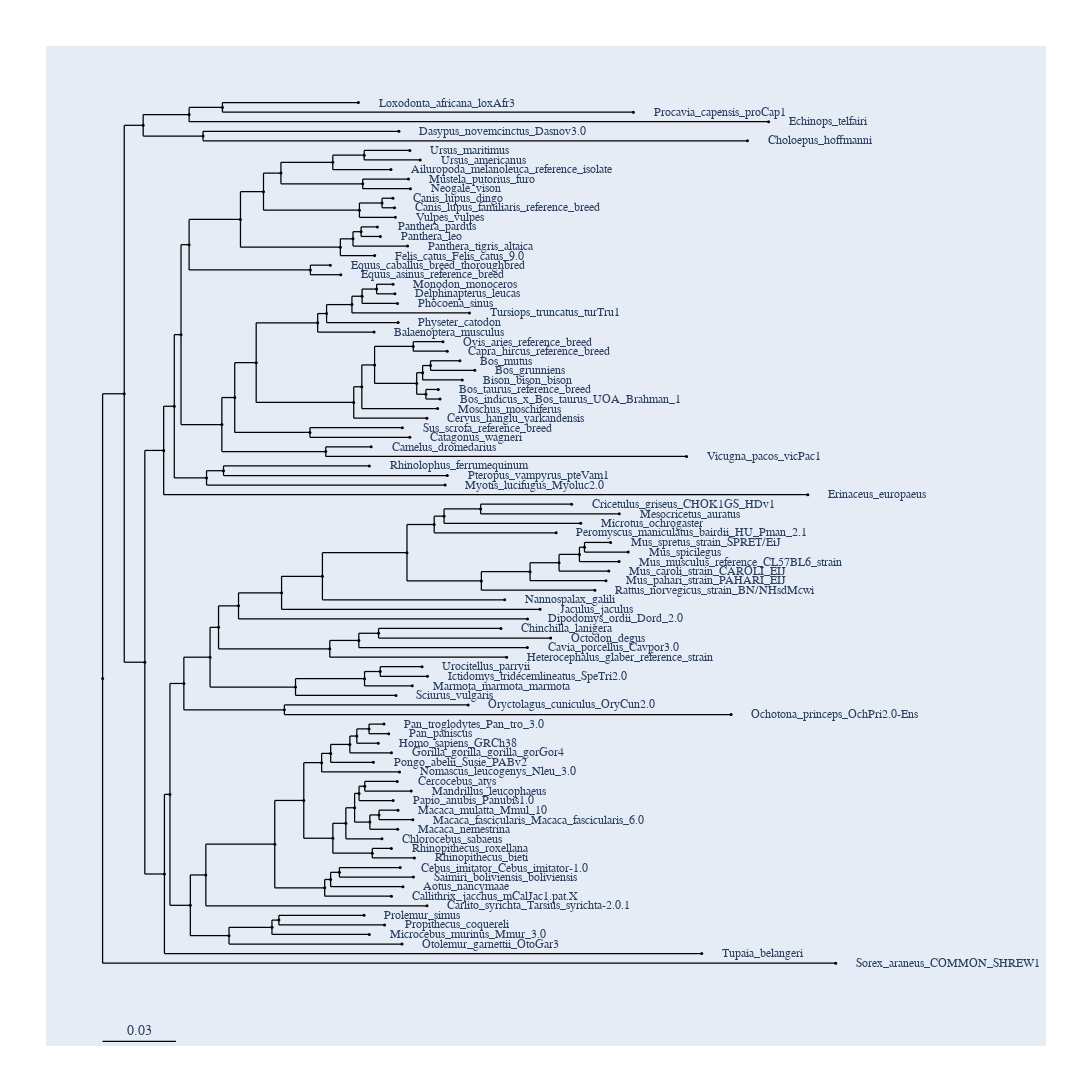

Notebook code cell kept with this figure:
### Code cell
path_mammal = '/Users/gulugulu/repos/PuningAnalysis/data/dataset2_ensemble_trees/raw_data/tree_nh_file/91_eutherian_mammals_EPO-Extended_default.nh'
tree_mammal= load_tree(path_mammal, format=None, underscore_unmunge=False)
tree_mammal.get_figure(show_support=True, threshold=0.8, height = 2500, width = 1500)

### Figure 1 — Plotly figure (JSON) as saved in the notebook; plotly's stock layout.template omitted (floating-point values rounded to 4 significant figures; data arrays with more than 128 entries replaced by an {"elided": "..."} marker saying what was removed)
{"data": [{"line": {"color": "black", "shape": "spline", "smoothing": 1.3, "width": 1.25}, "mode": "lines", "showlegend": false, "type": "scatter", "x": {"elided": "1082 float values"}, "y": {"elided": "1082 float values"}}, {"hoverinfo": "text", "marker": {"color": "black", "size": 3, "symbol": "circle"}, "mode": "markers", "showlegend": false, "text": {"elided": "181 str values"}, "type": "scatter", "x": {"elided": "181 float values"}, "y": {"elided": "181 float values"}}], "layout": {"annotations": [{"font": {"family": "Inconsolata, monospace", "size": 12}, "showarrow": false, "text": "Loxodonta_africana_loxAfr3", "textangle": 0, "x": 0.1308, "xanchor": "left", "xref": "x", "y": 58.5, "yref": "y"}, {"font": {"family": "Inconsolata, monospace", "size": 12}, "showarrow": false, "text": "Procavia_capensis_proCap1", "textangle": 0, "x": 0.2621, "xanchor": "left", "xref": "x", "y": 57.2, "yref": "y"}, {"font": {"family": "Inconsolata, monospace", "size": 12}, "showarrow": false, "text": "Echinops_telfairi", "textangle": 0, "x": 0.3266, "xanchor": "left", "xref": "x", "y": 55.9, "yref": "y"}, {"font": {"family": "Inconsolata, monospace", "size": 12}, "showarrow": false, "text": "Dasypus_novemcinctus_Dasnov3.0", "textangle": 0, "x": 0.1502, "xanchor": "left", "xref": "x", "y": 54.6, "yref": "y"}, {"font": {"family": "Inconsolata, monospace", "size": 12}, "showarrow": false, "text": "Choloepus_hoffmanni", "textangle": 0, "x": 0.3165, "xanchor": "left", "xref": "x", "y": 53.3, "yref": "y"}, {"font": {"family": "Inconsolata, monospace", "size": 12}, "showarrow": false, "text": "Ursus_maritimus", "textangle": 0, "x": 0.1554, "xanchor": "left", "xref": "x", "y": 52, "yref": "y"}, {"font": {"family": "Inconsolata, monospace", "size": 12}, "showarrow": false, "text": "Ursus_americanus", "textangle": 0, "x": 0.1603, "xanchor": "left", "xref": "x", "y": 50.7, "yref": "y"}, {"font": {"family": "Inconsolata, monospace", "size": 12}, "showarrow": false, "text": "Ailuropoda_melanoleuca_reference_isolate", "textangle": 0, "x": 0.1464, "xanchor": "left", "xref": "x", "y": 49.4, "yref": "y"}, {"font": {"family": "Inconsolata, monospace", "size": 12}, "showarrow": false, "text": "Mustela_putorius_furo", "textangle": 0, "x": 0.1548, "xanchor": "left", "xref": "x", "y": 48.1, "yref": "y"}, {"font": {"family": "Inconsolata, monospace", "size": 12}, "showarrow": false, "text": "Neogale_vison", "textangle": 0, "x": 0.1557, "xanchor": "left", "xref": "x", "y": 46.8, "yref": "y"}, {"font": {"family": "Inconsolata, monospace", "size": 12}, "showarrow": false, "text": "Canis_lupus_dingo", "textangle": 0, "x": 0.1473, "xanchor": "left", "xref": "x", "y": 45.5, "yref": "y"}, {"font": {"family": "Inconsolata, monospace", "size": 12}, "showarrow": false, "text": "Canis_lupus_familiaris_reference_breed", "textangle": 0, "x": 0.1481, "xanchor": "left", "xref": "x", "y": 44.2, "yref": "y"}, {"font": {"family": "Inconsolata, monospace", "size": 12}, "showarrow": false, "text": "Vulpes_vulpes", "textangle": 0, "x": 0.1485, "xanchor": "left", "xref": "x", "y": 42.9, "yref": "y"}, {"font": {"family": "Inconsolata, monospace", "size": 12}, "showarrow": false, "text": "Panthera_pardus", "textangle": 0, "x": 0.1399, "xanchor": "left", "xref": "x", "y": 41.6, "yref": "y"}, {"font": {"family": "Inconsolata, monospace", "size": 12}, "showarrow": false, "text": "Panthera_leo", "textangle": 0, "x": 0.1413, "xanchor": "left", "xref": "x", "y": 40.3, "yref": "y"}, {"font": {"family": "Inconsolata, monospace", "size": 12}, "showarrow": false, "text": "Panthera_tigris_altaica", "textangle": 0, "x": 0.1543, "xanchor": "left", "xref": "x", "y": 39, "yref": "y"}, {"font": {"family": "Inconsolata, monospace", "size": 12}, "showarrow": false, "text": "Felis_catus_Felis_catus_9.0", "textangle": 0, "x": 0.1386, "xanchor": "left", "xref": "x", "y": 37.7, "yref": "y"}, {"font": {"family": "Inconsolata, monospace", "size": 12}, "showarrow": false, "text": "Equus_caballus_breed_thoroughbred", "textangle": 0, "x": 0.1175, "xanchor": "left", "xref": "x", "y": 36.4, "yref": "y"}, {"font": {"family": "Inconsolata, monospace", "size": 12}, "showarrow": false, "text": "Equus_asinus_reference_breed", "textangle": 0, "x": 0.1224, "xanchor": "left", "xref": "x", "y": 35.1, "yref": "y"}, {"font": {"family": "Inconsolata, monospace", "size": 12}, "showarrow": false, "text": "Monodon_monoceros", "textangle": 0, "x": 0.1474, "xanchor": "left", "xref": "x", "y": 33.8, "yref": "y"}, {"font": {"family": "Inconsolata, monospace", "size": 12}, "showarrow": false, "text": "Delphinapterus_leucas", "textangle": 0, "x": 0.1483, "xanchor": "left", "xref": "x", "y": 32.5, "yref": "y"}, {"font": {"family": "Inconsolata, monospace", "size": 12}, "showarrow": false, "text": "Phocoena_sinus", "textangle": 0, "x": 0.1495, "xanchor": "left", "xref": "x", "y": 31.2, "yref": "y"}, {"font": {"family": "Inconsolata, monospace", "size": 12}, "showarrow": false, "text": "Tursiops_truncatus_turTru1", "textangle": 0, "x": 0.1839, "xanchor": "left", "xref": "x", "y": 29.9, "yref": "y"}, {"font": {"family": "Inconsolata, monospace", "size": 12}, "showarrow": false, "text": "Physeter_catodon", "textangle": 0, "x": 0.1498, "xanchor": "left", "xref": "x", "y": 28.6, "yref": "y"}, {"font": {"family": "Inconsolata, monospace", "size": 12}, "showarrow": false, "text": "Balaenoptera_musculus", "textangle": 0, "x": 0.1383, "xanchor": "left", "xref": "x", "y": 27.3, "yref": "y"}, {"font": {"family": "Inconsolata, monospace", "size": 12}, "showarrow": false, "text": "Ovis_aries_reference_breed", "textangle": 0, "x": 0.1712, "xanchor": "left", "xref": "x", "y": 26, "yref": "y"}, {"font": {"family": "Inconsolata, monospace", "size": 12}, "showarrow": false, "text": "Capra_hircus_reference_breed", "textangle": 0, "x": 0.1732, "xanchor": "left", "xref": "x", "y": 24.7, "yref": "y"}, {"font": {"family": "Inconsolata, monospace", "size": 12}, "showarrow": false, "text": "Bos_mutus", "textangle": 0, "x": 0.1793, "xanchor": "left", "xref": "x", "y": 23.4, "yref": "y"}, {"font": {"family": "Inconsolata, monospace", "size": 12}, "showarrow": false, "text": "Bos_grunniens", "textangle": 0, "x": 0.1864, "xanchor": "left", "xref": "x", "y": 22.1, "yref": "y"}, {"font": {"family": "Inconsolata, monospace", "size": 12}, "showarrow": false, "text": "Bison_bison_bison", "textangle": 0, "x": 0.1804, "xanchor": "left", "xref": "x", "y": 20.8, "yref": "y"}, {"font": {"family": "Inconsolata, monospace", "size": 12}, "showarrow": false, "text": "Bos_taurus_reference_breed", "textangle": 0, "x": 0.1689, "xanchor": "left", "xref": "x", "y": 19.5, "yref": "y"}, {"font": {"family": "Inconsolata, monospace", "size": 12}, "showarrow": false, "text": "Bos_indicus_x_Bos_taurus_UOA_Brahman_1", "textangle": 0, "x": 0.1698, "xanchor": "left", "xref": "x", "y": 18.2, "yref": "y"}, {"font": {"family": "Inconsolata, monospace", "size": 12}, "showarrow": false, "text": "Moschus_moschiferus", "textangle": 0, "x": 0.1686, "xanchor": "left", "xref": "x", "y": 16.9, "yref": "y"}, {"font": {"family": "Inconsolata, monospace", "size": 12}, "showarrow": false, "text": "Cervus_hanglu_yarkandensis", "textangle": 0, "x": 0.1635, "xanchor": "left", "xref": "x", "y": 15.6, "yref": "y"}, {"font": {"family": "Inconsolata, monospace", "size": 12}, "showarrow": false, "text": "Sus_scrofa_reference_breed", "textangle": 0, "x": 0.1518, "xanchor": "left", "xref": "x", "y": 14.3, "yref": "y"}, {"font": {"family": "Inconsolata, monospace", "size": 12}, "showarrow": false, "text": "Catagonus_wagneri", "textangle": 0, "x": 0.1554, "xanchor": "left", "xref": "x", "y": 13, "yref": "y"}, {"font": {"family": "Inconsolata, monospace", "size": 12}, "showarrow": false, "text": "Camelus_dromedarius", "textangle": 0, "x": 0.1369, "xanchor": "left", "xref": "x", "y": 11.7, "yref": "y"}, {"font": {"family": "Inconsolata, monospace", "size": 12}, "showarrow": false, "text": "Vicugna_pacos_vicPac1", "textangle": 0, "x": 0.2875, "xanchor": "left", "xref": "x", "y": 10.4, "yref": "y"}, {"font": {"family": "Inconsolata, monospace", "size": 12}, "showarrow": false, "text": "Rhinolophus_ferrumequinum", "textangle": 0, "x": 0.1361, "xanchor": "left", "xref": "x", "y": 9.1, "yref": "y"}, {"font": {"family": "Inconsolata, monospace", "size": 12}, "showarrow": false, "text": "Pteropus_vampyrus_pteVam1", "textangle": 0, "x": 0.1733, "xanchor": "left", "xref": "x", "y": 7.8, "yref": "y"}, {"font": {"family": "Inconsolata, monospace", "size": 12}, "showarrow": false, "text": "Myotis_lucifugus_Myoluc2.0", "textangle": 0, "x": 0.1722, "xanchor": "left", "xref": "x", "y": 6.5, "yref": "y"}, {"font": {"family": "Inconsolata, monospace", "size": 12}, "showarrow": false, "text": "Erinaceus_europaeus", "textangle": 0, "x": 0.3454, "xanchor": "left", "xref": "x", "y": 5.2, "yref": "y"}, {"font": {"family": "Inconsolata, monospace", "size": 12}, "showarrow": false, "text": "Cricetulus_griseus_CHOK1GS_HDv1", "textangle": 0, "x": 0.2326, "xanchor": "left", "xref": "x", "y": 3.9, "yref": "y"}, {"font": {"family": "Inconsolata, monospace", "size": 12}, "showarrow": false, "text": "Mesocricetus_auratus", "textangle": 0, "x": 0.2554, "xanchor": "left", "xref": "x", "y": 2.6, "yref": "y"}, {"font": {"family": "Inconsolata, monospace", "size": 12}, "showarrow": false, "text": "Microtus_ochrogaster", "textangle": 0, "x": 0.2369, "xanchor": "left", "xref": "x", "y": 1.3, "yref": "y"}, {"font": {"family": "Inconsolata, monospace", "size": 12}, "showarrow": false, "text": "Peromyscus_maniculatus_bairdii_HU_Pman_2.1", "textangle": 0, "x": 0.2252, "xanchor": "left", "xref": "x", "y": 0, "yref": "y"}, {"font": {"family": "Inconsolata, monospace", "size": 12}, "showarrow": false, "text": "Mus_spretus_strain_SPRET/EiJ", "textangle": 0, "x": 0.2512, "xanchor": "left", "xref": "x", "y": -1.3, "yref": "y"}, {"font": {"family": "Inconsolata, monospace", "size": 12}, "showarrow": false, "text": "Mus_spicilegus", "textangle": 0, "x": 0.2596, "xanchor": "left", "xref": "x", "y": -2.6, "yref": "y"}, {"font": {"family": "Inconsolata, monospace", "size": 12}, "showarrow": false, "text": "Mus_musculus_reference_CL57BL6_strain", "textangle": 0, "x": 0.2553, "xanchor": "left", "xref": "x", "y": -3.9, "yref": "y"}, {"font": {"family": "Inconsolata, monospace", "size": 12}, "showarrow": false, "text": "Mus_caroli_strain_CAROLI_EIJ", "textangle": 0, "x": 0.2504, "xanchor": "left", "xref": "x", "y": -5.2, "yref": "y"}, {"font": {"family": "Inconsolata, monospace", "size": 12}, "showarrow": false, "text": "Mus_pahari_strain_PAHARI_EIJ", "textangle": 0, "x": 0.249, "xanchor": "left", "xref": "x", "y": -6.5, "yref": "y"}, {"font": {"family": "Inconsolata, monospace", "size": 12}, "showarrow": false, "text": "Rattus_norvegicus_strain_BN/NHsdMcwi", "textangle": 0, "x": 0.2437, "xanchor": "left", "xref": "x", "y": -7.8, "yref": "y"}, {"font": {"family": "Inconsolata, monospace", "size": 12}, "showarrow": false, "text": "Nannospalax_galili", "textangle": 0, "x": 0.2007, "xanchor": "left", "xref": "x", "y": -9.1, "yref": "y"}, {"font": {"family": "Inconsolata, monospace", "size": 12}, "showarrow": false, "text": "Jaculus_jaculus", "textangle": 0, "x": 0.2175, "xanchor": "left", "xref": "x", "y": -10.4, "yref": "y"}, {"font": {"family": "Inconsolata, monospace", "size": 12}, "showarrow": false, "text": "Dipodomys_ordii_Dord_2.0", "textangle": 0, "x": 0.2116, "xanchor": "left", "xref": "x", "y": -11.7, "yref": "y"}, {"font": {"family": "Inconsolata, monospace", "size": 12}, "showarrow": false, "text": "Chinchilla_lanigera", "textangle": 0, "x": 0.1989, "xanchor": "left", "xref": "x", "y": -13, "yref": "y"}, {"font": {"family": "Inconsolata, monospace", "size": 12}, "showarrow": false, "text": "Octodon_degus", "textangle": 0, "x": 0.2226, "xanchor": "left", "xref": "x", "y": -14.3, "yref": "y"}, {"font": {"family": "Inconsolata, monospace", "size": 12}, "showarrow": false, "text": "Cavia_porcellus_Cavpor3.0", "textangle": 0, "x": 0.2115, "xanchor": "left", "xref": "x", "y": -15.6, "yref": "y"}, {"font": {"family": "Inconsolata, monospace", "size": 12}, "showarrow": false, "text": "Heterocephalus_glaber_reference_strain", "textangle": 0, "x": 0.2016, "xanchor": "left", "xref": "x", "y": -16.9, "yref": "y"}, {"font": {"family": "Inconsolata, monospace", "size": 12}, "showarrow": false, "text": "Urocitellus_parryii", "textangle": 0, "x": 0.1612, "xanchor": "left", "xref": "x", "y": -18.2, "yref": "y"}, {"font": {"family": "Inconsolata, monospace", "size": 12}, "showarrow": false, "text": "Ictidomys_tridecemlineatus_SpeTri2.0", "textangle": 0, "x": 0.1638, "xanchor": "left", "xref": "x", "y": -19.5, "yref": "y"}, {"font": {"family": "Inconsolata, monospace", "size": 12}, "showarrow": false, "text": "Marmota_marmota_marmota", "textangle": 0, "x": 0.1565, "xanchor": "left", "xref": "x", "y": -20.8, "yref": "y"}, {"font": {"family": "Inconsolata, monospace", "size": 12}, "showarrow": false, "text": "Sciurus_vulgaris", "textangle": 0, "x": 0.1488, "xanchor": "left", "xref": "x", "y": -22.1, "yref": "y"}, {"font": {"family": "Inconsolata, monospace", "size": 12}, "showarrow": false, "text": "Oryctolagus_cuniculus_OryCun2.0", "textangle": 0, "x": 0.1832, "xanchor": "left", "xref": "x", "y": -23.4, "yref": "y"}, {"font": {"family": "Inconsolata, monospace", "size": 12}, "showarrow": false, "text": "Ochotona_princeps_OchPri2.0-Ens", "textangle": 0, "x": 0.3087, "xanchor": "left", "xref": "x", "y": -24.7, "yref": "y"}, {"font": {"family": "Inconsolata, monospace", "size": 12}, "showarrow": false, "text": "Pan_troglodytes_Pan_tro_3.0", "textangle": 0, "x": 0.143, "xanchor": "left", "xref": "x", "y": -26, "yref": "y"}, {"font": {"family": "Inconsolata, monospace", "size": 12}, "showarrow": false, "text": "Pan_paniscus", "textangle": 0, "x": 0.1453, "xanchor": "left", "xref": "x", "y": -27.3, "yref": "y"}, {"font": {"family": "Inconsolata, monospace", "size": 12}, "showarrow": false, "text": "Homo_sapiens_GRCh38", "textangle": 0, "x": 0.1403, "xanchor": "left", "xref": "x", "y": -28.6, "yref": "y"}, {"font": {"family": "Inconsolata, monospace", "size": 12}, "showarrow": false, "text": "Gorilla_gorilla_gorilla_gorGor4", "textangle": 0, "x": 0.1466, "xanchor": "left", "xref": "x", "y": -29.9, "yref": "y"}, {"font": {"family": "Inconsolata, monospace", "size": 12}, "showarrow": false, "text": "Pongo_abelii_Susie_PABv2", "textangle": 0, "x": 0.138, "xanchor": "left", "xref": "x", "y": -31.2, "yref": "y"}, {"font": {"family": "Inconsolata, monospace", "size": 12}, "showarrow": false, "text": "Nomascus_leucogenys_Nleu_3.0", "textangle": 0, "x": 0.1505, "xanchor": "left", "xref": "x", "y": -32.5, "yref": "y"}, {"font": {"family": "Inconsolata, monospace", "size": 12}, "showarrow": false, "text": "Cercocebus_atys", "textangle": 0, "x": 0.1494, "xanchor": "left", "xref": "x", "y": -33.8, "yref": "y"}, {"font": {"family": "Inconsolata, monospace", "size": 12}, "showarrow": false, "text": "Mandrillus_leucophaeus", "textangle": 0, "x": 0.156, "xanchor": "left", "xref": "x", "y": -35.1, "yref": "y"}, {"font": {"family": "Inconsolata, monospace", "size": 12}, "showarrow": false, "text": "Papio_anubis_Panubis1.0", "textangle": 0, "x": 0.1474, "xanchor": "left", "xref": "x", "y": -36.4, "yref": "y"}, {"font": {"family": "Inconsolata, monospace", "size": 12}, "showarrow": false, "text": "Macaca_mulatta_Mmul_10", "textangle": 0, "x": 0.1497, "xanchor": "left", "xref": "x", "y": -37.7, "yref": "y"}, {"font": {"family": "Inconsolata, monospace", "size": 12}, "showarrow": false, "text": "Macaca_fascicularis_Macaca_fascicularis_6.0", "textangle": 0, "x": 0.1568, "xanchor": "left", "xref": "x", "y": -39, "yref": "y"}, {"font": {"family": "Inconsolata, monospace", "size": 12}, "showarrow": false, "text": "Macaca_nemestrina", "textangle": 0, "x": 0.1496, "xanchor": "left", "xref": "x", "y": -40.3, "yref": "y"}, {"font": {"family": "Inconsolata, monospace", "size": 12}, "showarrow": false, "text": "Chlorocebus_sabaeus", "textangle": 0, "x": 0.1421, "xanchor": "left", "xref": "x", "y": -41.6, "yref": "y"}, {"font": {"family": "Inconsolata, monospace", "size": 12}, "showarrow": false, "text": "Rhinopithecus_roxellana", "textangle": 0, "x": 0.1466, "xanchor": "left", "xref": "x", "y": -42.9, "yref": "y"}, {"font": {"family": "Inconsolata, monospace", "size": 12}, "showarrow": false, "text": "Rhinopithecus_bieti", "textangle": 0, "x": 0.1575, "xanchor": "left", "xref": "x", "y": -44.2, "yref": "y"}, {"font": {"family": "Inconsolata, monospace", "size": 12}, "showarrow": false, "text": "Cebus_imitator_Cebus_imitator-1.0", "textangle": 0, "x": 0.1508, "xanchor": "left", "xref": "x", "y": -45.5, "yref": "y"}, {"font": {"family": "Inconsolata, monospace", "size": 12}, "showarrow": false, "text": "Saimiri_boliviensis_boliviensis", "textangle": 0, "x": 0.1571, "xanchor": "left", "xref": "x", "y": -46.8, "yref": "y"}, {"font": {"family": "Inconsolata, monospace", "size": 12}, "showarrow": false, "text": "Aotus_nancymaae", "textangle": 0, "x": 0.1521, "xanchor": "left", "xref": "x", "y": -48.1, "yref": "y"}, {"font": {"family": "Inconsolata, monospace", "size": 12}, "showarrow": false, "text": "Callithrix_jacchus_mCalJac1.pat.X", "textangle": 0, "x": 0.1466, "xanchor": "left", "xref": "x", "y": -49.4, "yref": "y"}, {"font": {"family": "Inconsolata, monospace", "size": 12}, "showarrow": false, "text": "Carlito_syrichta_Tarsius_syrichta-2.0.1", "textangle": 0, "x": 0.1636, "xanchor": "left", "xref": "x", "y": -50.7, "yref": "y"}, {"font": {"family": "Inconsolata, monospace", "size": 12}, "showarrow": false, "text": "Prolemur_simus", "textangle": 0, "x": 0.1335, "xanchor": "left", "xref": "x", "y": -52, "yref": "y"}, {"font": {"family": "Inconsolata, monospace", "size": 12}, "showarrow": false, "text": "Propithecus_coquereli", "textangle": 0, "x": 0.1433, "xanchor": "left", "xref": "x", "y": -53.3, "yref": "y"}, {"font": {"family": "Inconsolata, monospace", "size": 12}, "showarrow": false, "text": "Microcebus_murinus_Mmur_3.0", "textangle": 0, "x": 0.1361, "xanchor": "left", "xref": "x", "y": -54.6, "yref": "y"}, {"font": {"family": "Inconsolata, monospace", "size": 12}, "showarrow": false, "text": "Otolemur_garnettii_OtoGar3", "textangle": 0, "x": 0.1517, "xanchor": "left", "xref": "x", "y": -55.9, "yref": "y"}, {"font": {"family": "Inconsolata, monospace", "size": 12}, "showarrow": false, "text": "Tupaia_belangeri", "textangle": 0, "x": 0.2947, "xanchor": "left", "xref": "x", "y": -57.2, "yref": "y"}, {"font": {"family": "Inconsolata, monospace", "size": 12}, "showarrow": false, "text": "Sorex_araneus_COMMON_SHREW1", "textangle": 0, "x": 0.3586, "xanchor": "left", "xref": "x", "y": -58.5, "yref": "y"}, {"ax": 0, "ay": 0, "showarrow": false, "text": "0.03", "x": 0.0175, "xref": "x", "y": -69.14, "yref": "y", "yshift": 10}], "autosize": true, "font": {"family": "Balto", "size": 14}, "height": 2500, "hovermode": "closest", "margin": {"b": 50, "l": 50, "pad": 4, "r": 50, "t": 50}, "shapes": [{"line": {"color": "black", "width": 1.25}, "name": "scale_bar", "type": "line", "x0": 0, "x1": 0.03499, "y0": -69.14, "y1": -69.14}], "showlegend": false, "width": 1500, "xaxis": {"visible": false}, "yaxis": {"visible": false}}}
